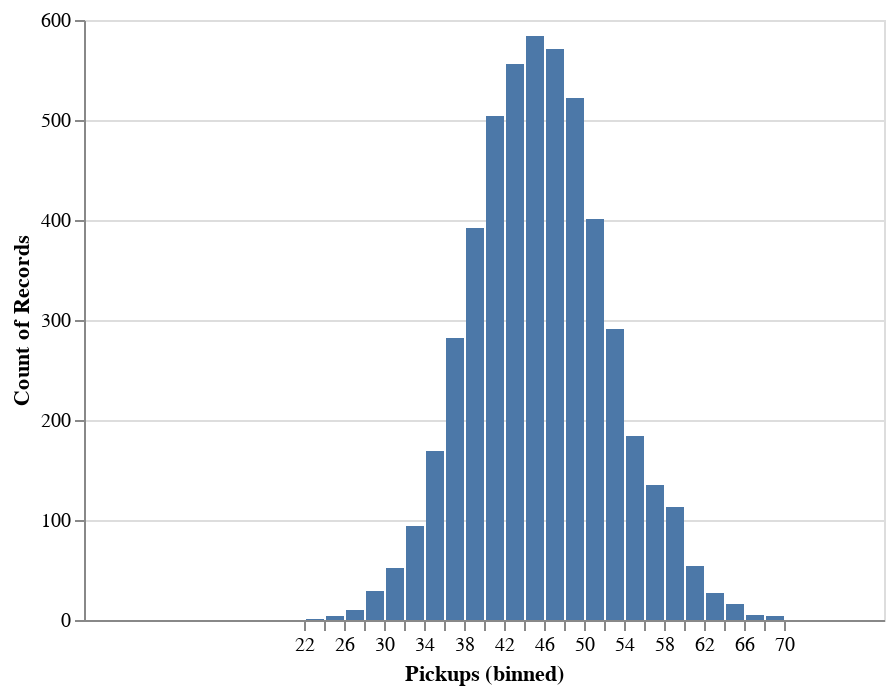

Notebook code for this chart:
### Markdown cell above
## 1.3 Visualize and compare population distribution, sample, and bootstrap sampling distribution
The population distribution shows the values of the variable for all the individuals in the population. The distribution of sample data contains the values of the variable for all the individuals in the sample, which is a subset of the population.

For a reminder of the ideas behind sampling and confidence intervals, go to [Seeing Theory Chapter 2](https://seeing-theory.brown.edu/frequentist-inference/index.html#section2).

We'll start by visualizing the population distribution:

### Code cell
df = pd.DataFrame(data = {"Pickups" : pop_pickups})

pop_hist_chart = alt.Chart(df).mark_bar().encode(
    alt.X("Pickups", bin=alt.Bin(maxbins=40), 
        # set the x axis limits to be from 0 to 80
        # so that it is easier to compare across visualizations.
        scale=alt.Scale(domain=[0,80])  
    ),
    y='count()'
)

pop_hist_chart

### Figure 1 — Vega-Lite specification as saved in the notebook (floating-point values rounded to 4 significant figures; data arrays with more than 128 entries replaced by an {"elided": "..."} marker saying what was removed)
{"config": {"view": {"continuousWidth": 400, "continuousHeight": 300}}, "data": {"name": "data-a41b8bab9b5bcf683ae2304f1896b568"}, "mark": "bar", "encoding": {"x": {"bin": {"maxbins": 40}, "field": "Pickups", "scale": {"domain": [0, 80]}, "type": "quantitative"}, "y": {"aggregate": "count", "type": "quantitative"}}, "$schema": "https://vega.github.io/schema/vega-lite/v4.17.0.json", "datasets": {"data-a41b8bab9b5bcf683ae2304f1896b568": {"elided": "5000 records"}}}
